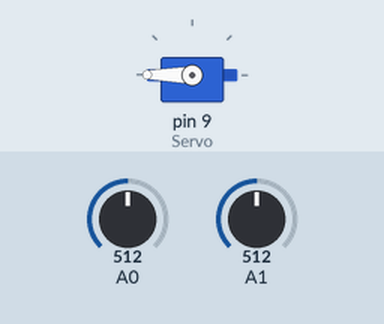
A sketch run on a simulated Arduino Uno, built with avr-gcc and run on an emulated ATmega328P. Shown: servo. Inputs (shaded band) come from the test bench; at power-on: A1 = 512, A0 = 512.

Above: at 1.2 s.
1.3 s: A1 set to 306
At 2.1 s:
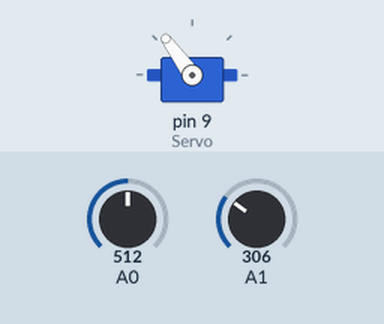
2.8 s: A1 set to 122
At 3.5 s:
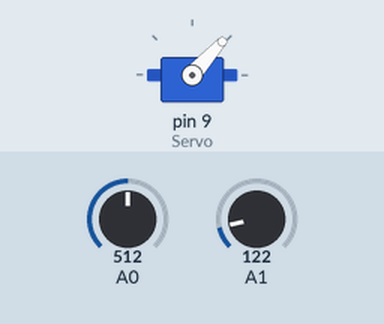
4.3 s: A1 set to 0
At 4.9 s:
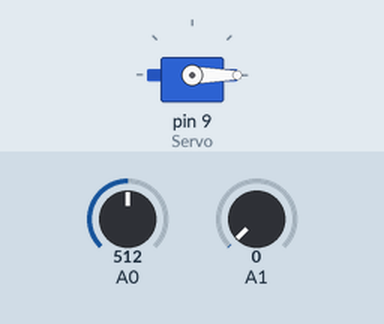
5.8 s: A1 set to 511
At 6.3 s:
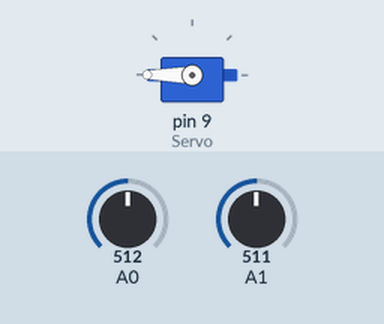
Timing chart, 0 to 8.3 s (numbered marks = the images above; inputs shaded):
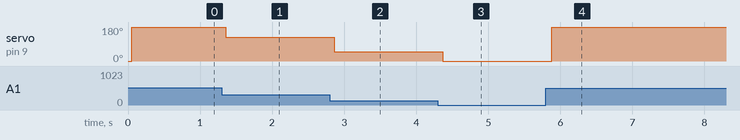

Measured:
- after the input at 1.3 s, servo on pin 9 (Servo): 180° → 126° after 0.06 s
- after the input at 2.8 s, servo on pin 9 (Servo): 126° → 48° after 0.06 s
- after the input at 4.3 s, servo on pin 9 (Servo): 48° → 0° after 0.07 s
- after the input at 5.8 s, servo on pin 9 (Servo): 0° → 180° after 0.08 s

The sketch:

ServomotoresPotGiroVel.ino
```cpp
#include <Servo.h>

Servo Servo1;

int Angulo = 0;
int Veocidad = 0;
int Servo = 9;

void setup()
{
    Serial.begin(9600);
    Servo1.attach(Servo);
    Servo1.write(Angulo);
}

void loop()
{
    int valSensor0 = analogRead(A0);

    int valSensor1 = analogRead(A1);

    delay(50);

    int Angulo = map(valSensor0, 0, 1023, 0, 180);

    int Velocidad = map(valSensor1, 0, 1023, 500, 5000);

    Servo1.write(Angulo);

    Servo1.write(Velocidad);

    delay(50);
}
```
